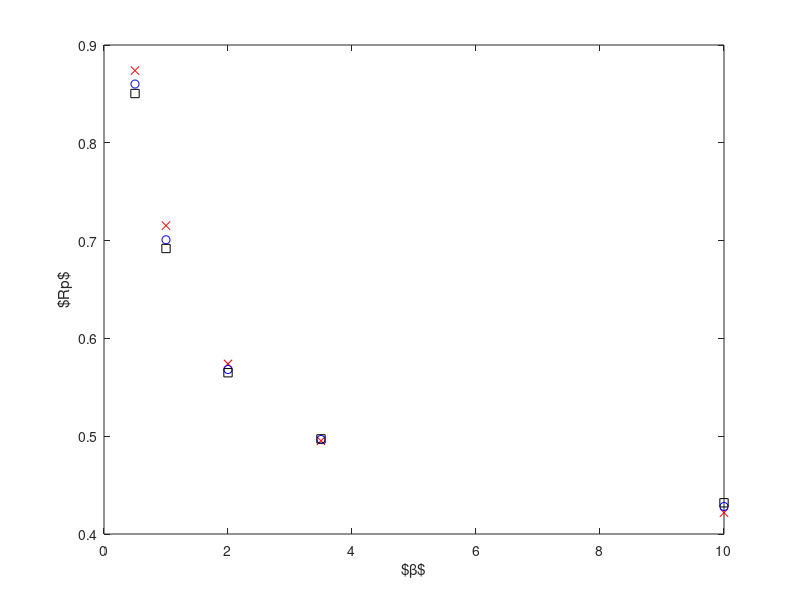

Write MATLAB code to recreate this figure. (Note: this script raises an error after producing the figure.)
start_tic = tic;
clf;

if ~exist('multi_wbl.mat')
    X = prob.WeibullDistribution();

    S2 = @(r, rs, X)integral(@(u)L2(r, rs, X, u), 0, 1);
    S3 = @(r, rs, X)integral2(@(u,v)L2(r, rs, X, u,v), 0, 1, 0, 1, ...
        'RelTol', 1e-5);
    S4 = @(r, rs, X)integral3(@(u,v,w)L2(r, rs, X, u,v,w), 0,1, 0,1, 0,1, ...
        'RelTol', 1e-3);

    rs = [1 1 1];
    b = [0.5 1 2 3.5 10];

    opt = optimset(@fzero);
    opt.TolX = 1e-6;

    s2 = zeros(size(b));
    s3 = zeros(size(b));
    s4 = zeros(size(b));
    for i = 1:length(b);
        X.B = b(i);

        s2(i) = fzero(@(r)S2(r, rs, X)-r, [eps, 1-eps]);
        s3(i) = fzero(@(r)S3(r, rs, X)-r, [eps, 1-eps], opt);
        s4(i) = fzero(@(r)S4(r, rs, X)-r, [eps, 1-eps], opt);
    end
    [s2; s3; s4]
else
    load multi_wbl.mat
end

plot(b, s2, 'rx', b, s3, 'bo', b, s4, 'ks');
xlabel('$\beta$');
ylabel('$Rp$');

save('multi_wbl.mat', 'b', 'rs', 's2', 's3', 's4')


fprintf('%s elapsed: %f s\n', mfilename, toc(start_tic));